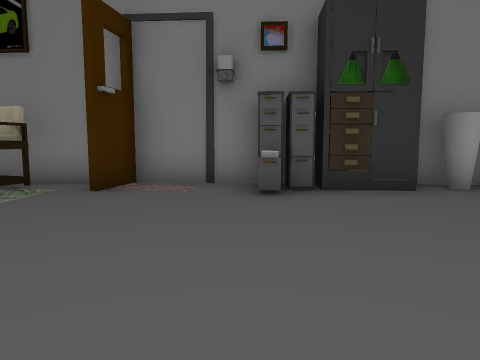
view 1 (above)

16 first-person views from a walk through a scene from a Unity 3-D project. The camera is 1.5 m above the floor, tilts 6° down and sees 70° across. The floor is counted in squares, 2 m on a side. Each view is taken from the middle of a square. On the plan, view 1 faces up. The plan holds only what a view shows up to about 11 squares ahead; the rest is blank. The place goes on beyond the plan. The player is left out. Some animated figures are left out.

view 2
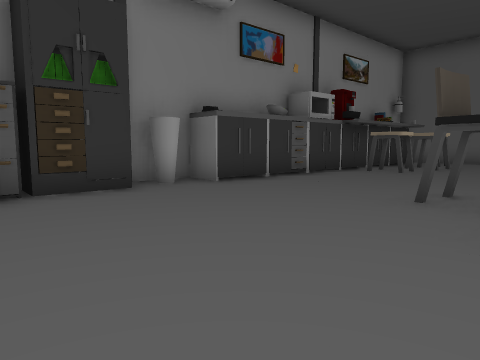

view 3
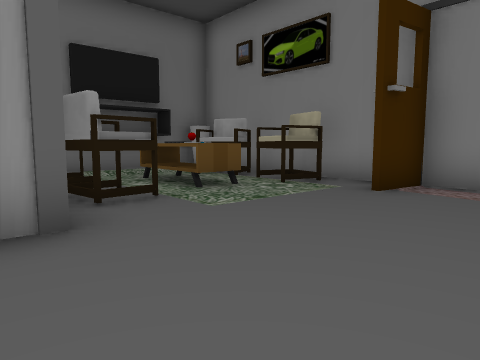

view 4
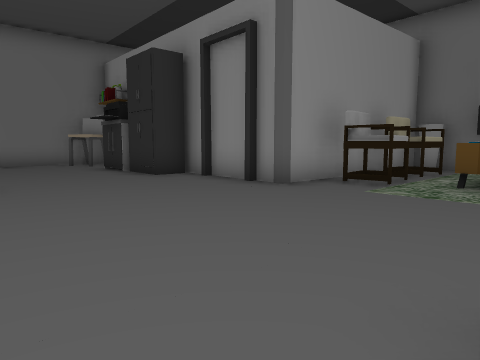

view 5
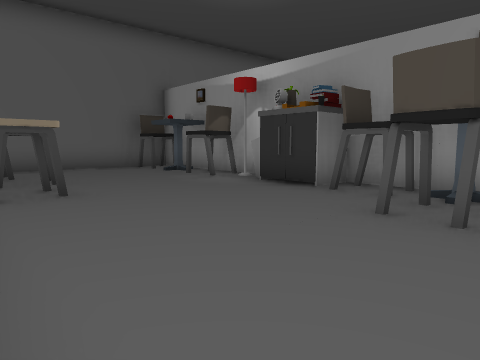

view 6
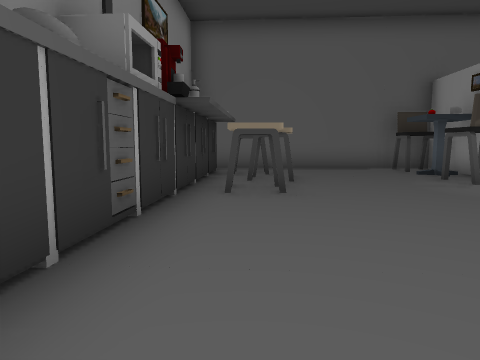

view 7
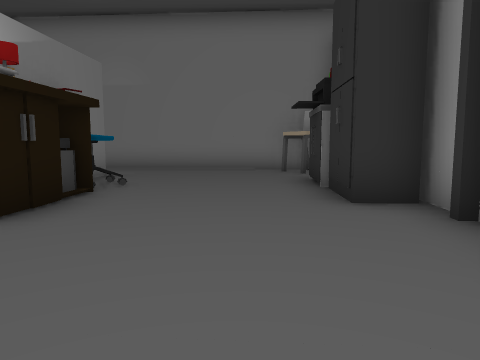

view 8
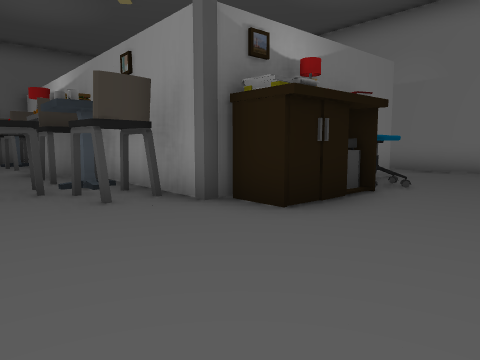

view 9
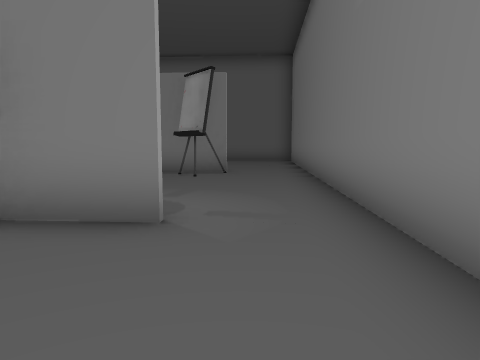

view 10
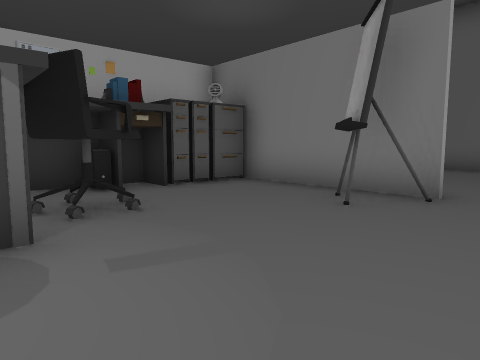

view 11
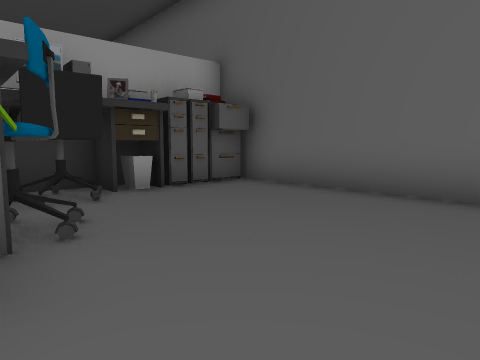

view 12
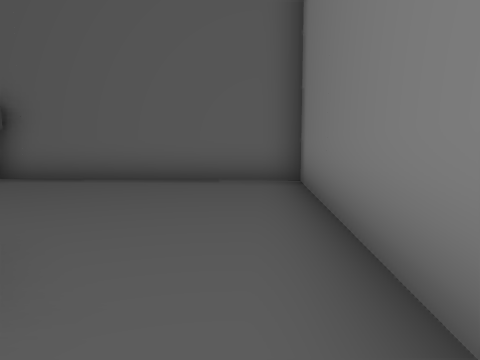

view 13
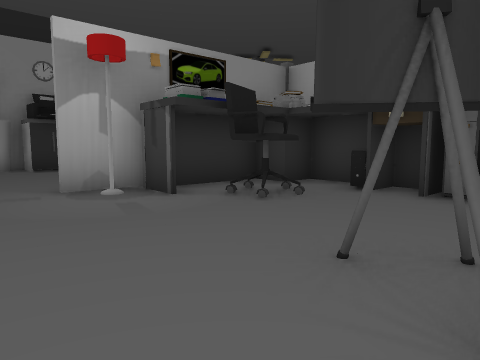

view 14
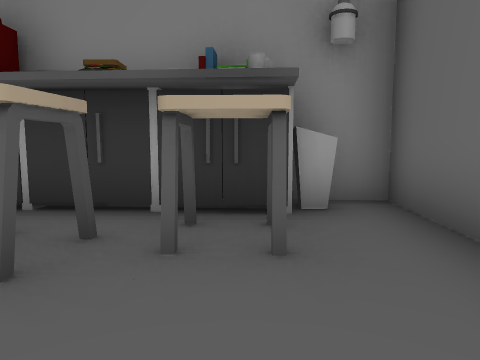

view 15
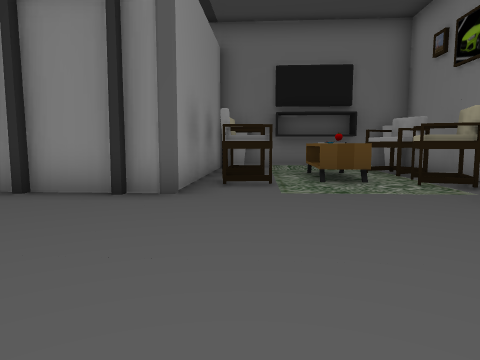

view 16
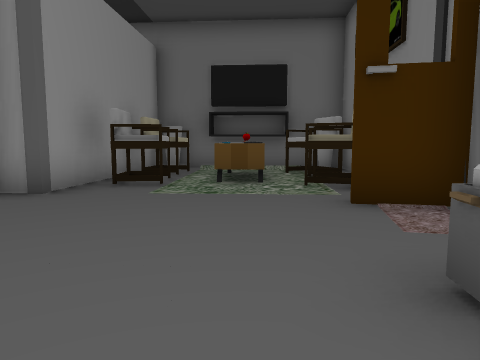

### Floor plan
Points are (right, up) in squares from view 1. A wall is a line through its corners. A room is listed if a view was taken in it or the views show most of it. See-through windows are left out.
Room 1 (views 1, 2, 3, 4, 5, 6, 7, 8, 9, 10, 11, 12, 13, 14, 15, 16)
walls: (2.6, -1.4) (2.6, -0.9) (7.4, -1.3); (2.4, -4.8) (2.3, -6.3); (2.2, -6.3) (2.3, -4.5); (8.3, -5.6) (8.4, -3.6); (-3.2, 0.1) (-3.3, -0.5); (-3.3, -1.5) (-3.4, -2.5); (0.4, 6.5) (-8.7, 7.2) (-9.1, 1.4) (-3.2, 1) (-3.2, 0.2); (-3.6, -5.3) (-3.6, -5.8); (-3.1, -8.1) (14, -9.2) (15, 5.5) (13.6, 5.6)
objects: other object (-9, 2); other object (-8, 7); other object (-7, 2) to (-6, 2); other object (-7, 6) to (-6, 6); other object (-6, 4); other object (-5, 2); other object (-5, 4); other object (-5, 6) to (-4, 6); other object (-3, -7); other object (-3, -6); other object (-3, -5) to (-3, -4); other object (-3, -3); other object (-3, 6); other object (-2, 6); other object (0, 5) to (0, 6); other object (1, 6); other object (2, -4); other object (2, -2); other object (2, 6); other object (3, -6); other object (3, -5) to (3, -2); other object (4, -4) to (5, -4); other object (4, -1); other object (4, 6); other object (5, -2); other object (5, 0); other object (5, 1); other object (5, 5); other object (7, -6) to (8, -6); other object (7, -2); other object (7, 0); other object (7, 5); other object (8, -3) to (8, -2); other object (8, 0); other object (8, 5); other object (9, -6); other object (9, -5) to (10, -5); other object (9, -1); other object (9, 5) to (10, 5); other object (10, -3) to (11, -3); other object (10, -2) to (12, -2); other object (10, -1); other object (10, 4); other object (11, -1); other object (11, 3); other object (11, 5) to (12, 5); other object (12, -3); other object (12, -1); other object (13, -2); other object (13, 4); other object (13, 5); other object (14, -2); other object (14, -1); other object (14, 5)

Where each view was taken, in squares from view 1:
view 1: 0 up, 0 right, facing up
view 2: 0 up, 0 right, facing up-right
view 3: 0 up, 0 right, facing up-left
view 4: 5 up, 2 right, facing down-left
view 5: 5 up, 4 right, facing down-right
view 6: 4 up, 4 right, facing right
view 7: 2 up, 1 left, facing down
view 8: 2 up, 1 left, facing down-right
view 9: 7 down, 1 left, facing right
view 10: 8 down, 3 right, facing up-right
view 11: 8 down, 9 right, facing up-right
view 12: 8 down, 7 right, facing right
view 13: 8 down, 8 right, facing up-left
view 14: 1 up, 13 right, facing up
view 15: 2 up, 2 right, facing left
view 16: 4 up, 2 right, facing left
